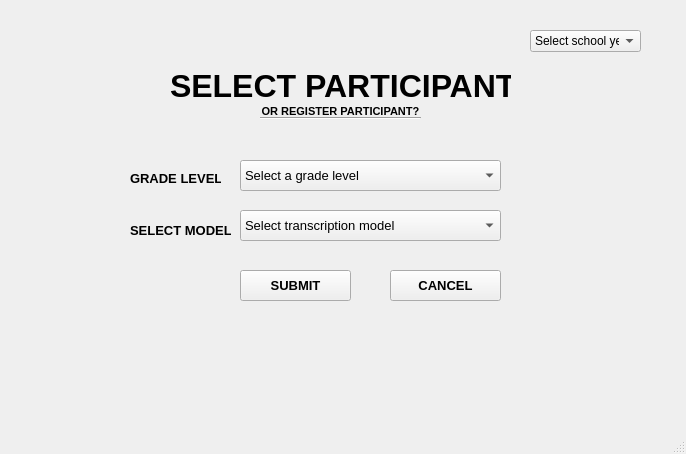
<?xml version="1.0" encoding="UTF-8"?>
<ui version="4.0">
 <class>mainWindow</class>
 <widget class="QMainWindow" name="mainWindow">
  <property name="geometry">
   <rect>
    <x>0</x>
    <y>0</y>
    <width>686</width>
    <height>454</height>
   </rect>
  </property>
  <property name="windowTitle">
   <string>MainWindow</string>
  </property>
  <widget class="QWidget" name="centralwidget">
   <widget class="QLabel" name="label">
    <property name="geometry">
     <rect>
      <x>170</x>
      <y>70</y>
      <width>341</width>
      <height>31</height>
     </rect>
    </property>
    <property name="font">
     <font>
      <family>Arial</family>
      <pointsize>24</pointsize>
      <weight>75</weight>
      <bold>true</bold>
     </font>
    </property>
    <property name="text">
     <string>SELECT PARTICIPANT</string>
    </property>
   </widget>
   <widget class="QComboBox" name="comboBox">
    <property name="geometry">
     <rect>
      <x>530</x>
      <y>30</y>
      <width>111</width>
      <height>22</height>
     </rect>
    </property>
    <item>
     <property name="text">
      <string>Select school year</string>
     </property>
    </item>
    <item>
     <property name="text">
      <string>2020</string>
     </property>
    </item>
    <item>
     <property name="text">
      <string>2021</string>
     </property>
    </item>
    <item>
     <property name="text">
      <string>2022</string>
     </property>
    </item>
    <item>
     <property name="text">
      <string>2023</string>
     </property>
    </item>
    <item>
     <property name="text">
      <string>2024</string>
     </property>
    </item>
    <item>
     <property name="text">
      <string>2025</string>
     </property>
    </item>
    <item>
     <property name="text">
      <string>2026</string>
     </property>
    </item>
    <item>
     <property name="text">
      <string>2027</string>
     </property>
    </item>
    <item>
     <property name="text">
      <string>2028</string>
     </property>
    </item>
    <item>
     <property name="text">
      <string>2029</string>
     </property>
    </item>
    <item>
     <property name="text">
      <string>2030</string>
     </property>
    </item>
    <item>
     <property name="text">
      <string>2031</string>
     </property>
    </item>
    <item>
     <property name="text">
      <string>2032</string>
     </property>
    </item>
    <item>
     <property name="text">
      <string>2033</string>
     </property>
    </item>
    <item>
     <property name="text">
      <string>2034</string>
     </property>
    </item>
    <item>
     <property name="text">
      <string>2035</string>
     </property>
    </item>
   </widget>
   <widget class="QComboBox" name="comboBox_2">
    <property name="geometry">
     <rect>
      <x>240</x>
      <y>160</y>
      <width>261</width>
      <height>31</height>
     </rect>
    </property>
    <property name="font">
     <font>
      <family>Arial</family>
      <pointsize>10</pointsize>
      <weight>50</weight>
      <bold>false</bold>
     </font>
    </property>
    <property name="editable">
     <bool>false</bool>
    </property>
    <item>
     <property name="text">
      <string>Select a grade level</string>
     </property>
    </item>
    <item>
     <property name="text">
      <string>7</string>
     </property>
    </item>
    <item>
     <property name="text">
      <string>8</string>
     </property>
    </item>
    <item>
     <property name="text">
      <string>9</string>
     </property>
    </item>
    <item>
     <property name="text">
      <string>10</string>
     </property>
    </item>
   </widget>
   <widget class="Line" name="line">
    <property name="geometry">
     <rect>
      <x>260</x>
      <y>110</y>
      <width>161</width>
      <height>16</height>
     </rect>
    </property>
    <property name="orientation">
     <enum>Qt::Horizontal</enum>
    </property>
   </widget>
   <widget class="QPushButton" name="pushButton_3">
    <property name="geometry">
     <rect>
      <x>260</x>
      <y>100</y>
      <width>161</width>
      <height>23</height>
     </rect>
    </property>
    <property name="palette">
     <palette>
      <active>
       <colorrole role="WindowText">
        <brush brushstyle="SolidPattern">
         <color alpha="255">
          <red>0</red>
          <green>0</green>
          <blue>0</blue>
         </color>
        </brush>
       </colorrole>
       <colorrole role="Button">
        <brush brushstyle="SolidPattern">
         <color alpha="255">
          <red>0</red>
          <green>0</green>
          <blue>255</blue>
         </color>
        </brush>
       </colorrole>
       <colorrole role="Light">
        <brush brushstyle="SolidPattern">
         <color alpha="255">
          <red>127</red>
          <green>127</green>
          <blue>255</blue>
         </color>
        </brush>
       </colorrole>
       <colorrole role="Midlight">
        <brush brushstyle="SolidPattern">
         <color alpha="255">
          <red>63</red>
          <green>63</green>
          <blue>255</blue>
         </color>
        </brush>
       </colorrole>
       <colorrole role="Dark">
        <brush brushstyle="SolidPattern">
         <color alpha="255">
          <red>0</red>
          <green>0</green>
          <blue>127</blue>
         </color>
        </brush>
       </colorrole>
       <colorrole role="Mid">
        <brush brushstyle="SolidPattern">
         <color alpha="255">
          <red>0</red>
          <green>0</green>
          <blue>170</blue>
         </color>
        </brush>
       </colorrole>
       <colorrole role="Text">
        <brush brushstyle="SolidPattern">
         <color alpha="255">
          <red>0</red>
          <green>0</green>
          <blue>0</blue>
         </color>
        </brush>
       </colorrole>
       <colorrole role="BrightText">
        <brush brushstyle="SolidPattern">
         <color alpha="255">
          <red>255</red>
          <green>255</green>
          <blue>255</blue>
         </color>
        </brush>
       </colorrole>
       <colorrole role="ButtonText">
        <brush brushstyle="SolidPattern">
         <color alpha="255">
          <red>0</red>
          <green>0</green>
          <blue>0</blue>
         </color>
        </brush>
       </colorrole>
       <colorrole role="Base">
        <brush brushstyle="SolidPattern">
         <color alpha="255">
          <red>255</red>
          <green>255</green>
          <blue>255</blue>
         </color>
        </brush>
       </colorrole>
       <colorrole role="Window">
        <brush brushstyle="SolidPattern">
         <color alpha="255">
          <red>0</red>
          <green>0</green>
          <blue>255</blue>
         </color>
        </brush>
       </colorrole>
       <colorrole role="Shadow">
        <brush brushstyle="SolidPattern">
         <color alpha="255">
          <red>0</red>
          <green>0</green>
          <blue>0</blue>
         </color>
        </brush>
       </colorrole>
       <colorrole role="AlternateBase">
        <brush brushstyle="SolidPattern">
         <color alpha="255">
          <red>127</red>
          <green>127</green>
          <blue>255</blue>
         </color>
        </brush>
       </colorrole>
       <colorrole role="ToolTipBase">
        <brush brushstyle="SolidPattern">
         <color alpha="255">
          <red>255</red>
          <green>255</green>
          <blue>220</blue>
         </color>
        </brush>
       </colorrole>
       <colorrole role="ToolTipText">
        <brush brushstyle="SolidPattern">
         <color alpha="255">
          <red>0</red>
          <green>0</green>
          <blue>0</blue>
         </color>
        </brush>
       </colorrole>
       <colorrole role="PlaceholderText">
        <brush brushstyle="SolidPattern">
         <color alpha="128">
          <red>0</red>
          <green>0</green>
          <blue>0</blue>
         </color>
        </brush>
       </colorrole>
      </active>
      <inactive>
       <colorrole role="WindowText">
        <brush brushstyle="SolidPattern">
         <color alpha="255">
          <red>0</red>
          <green>0</green>
          <blue>0</blue>
         </color>
        </brush>
       </colorrole>
       <colorrole role="Button">
        <brush brushstyle="SolidPattern">
         <color alpha="255">
          <red>0</red>
          <green>0</green>
          <blue>255</blue>
         </color>
        </brush>
       </colorrole>
       <colorrole role="Light">
        <brush brushstyle="SolidPattern">
         <color alpha="255">
          <red>127</red>
          <green>127</green>
          <blue>255</blue>
         </color>
        </brush>
       </colorrole>
       <colorrole role="Midlight">
        <brush brushstyle="SolidPattern">
         <color alpha="255">
          <red>63</red>
          <green>63</green>
          <blue>255</blue>
         </color>
        </brush>
       </colorrole>
       <colorrole role="Dark">
        <brush brushstyle="SolidPattern">
         <color alpha="255">
          <red>0</red>
          <green>0</green>
          <blue>127</blue>
         </color>
        </brush>
       </colorrole>
       <colorrole role="Mid">
        <brush brushstyle="SolidPattern">
         <color alpha="255">
          <red>0</red>
          <green>0</green>
          <blue>170</blue>
         </color>
        </brush>
       </colorrole>
       <colorrole role="Text">
        <brush brushstyle="SolidPattern">
         <color alpha="255">
          <red>0</red>
          <green>0</green>
          <blue>0</blue>
         </color>
        </brush>
       </colorrole>
       <colorrole role="BrightText">
        <brush brushstyle="SolidPattern">
         <color alpha="255">
          <red>255</red>
          <green>255</green>
          <blue>255</blue>
         </color>
        </brush>
       </colorrole>
       <colorrole role="ButtonText">
        <brush brushstyle="SolidPattern">
         <color alpha="255">
          <red>0</red>
          <green>0</green>
          <blue>0</blue>
         </color>
        </brush>
       </colorrole>
       <colorrole role="Base">
        <brush brushstyle="SolidPattern">
         <color alpha="255">
          <red>255</red>
          <green>255</green>
          <blue>255</blue>
         </color>
        </brush>
       </colorrole>
       <colorrole role="Window">
        <brush brushstyle="SolidPattern">
         <color alpha="255">
          <red>0</red>
          <green>0</green>
          <blue>255</blue>
         </color>
        </brush>
       </colorrole>
       <colorrole role="Shadow">
        <brush brushstyle="SolidPattern">
         <color alpha="255">
          <red>0</red>
          <green>0</green>
          <blue>0</blue>
         </color>
        </brush>
       </colorrole>
       <colorrole role="AlternateBase">
        <brush brushstyle="SolidPattern">
         <color alpha="255">
          <red>127</red>
          <green>127</green>
          <blue>255</blue>
         </color>
        </brush>
       </colorrole>
       <colorrole role="ToolTipBase">
        <brush brushstyle="SolidPattern">
         <color alpha="255">
          <red>255</red>
          <green>255</green>
          <blue>220</blue>
         </color>
        </brush>
       </colorrole>
       <colorrole role="ToolTipText">
        <brush brushstyle="SolidPattern">
         <color alpha="255">
          <red>0</red>
          <green>0</green>
          <blue>0</blue>
         </color>
        </brush>
       </colorrole>
       <colorrole role="PlaceholderText">
        <brush brushstyle="SolidPattern">
         <color alpha="128">
          <red>0</red>
          <green>0</green>
          <blue>0</blue>
         </color>
        </brush>
       </colorrole>
      </inactive>
      <disabled>
       <colorrole role="WindowText">
        <brush brushstyle="SolidPattern">
         <color alpha="255">
          <red>0</red>
          <green>0</green>
          <blue>127</blue>
         </color>
        </brush>
       </colorrole>
       <colorrole role="Button">
        <brush brushstyle="SolidPattern">
         <color alpha="255">
          <red>0</red>
          <green>0</green>
          <blue>255</blue>
         </color>
        </brush>
       </colorrole>
       <colorrole role="Light">
        <brush brushstyle="SolidPattern">
         <color alpha="255">
          <red>127</red>
          <green>127</green>
          <blue>255</blue>
         </color>
        </brush>
       </colorrole>
       <colorrole role="Midlight">
        <brush brushstyle="SolidPattern">
         <color alpha="255">
          <red>63</red>
          <green>63</green>
          <blue>255</blue>
         </color>
        </brush>
       </colorrole>
       <colorrole role="Dark">
        <brush brushstyle="SolidPattern">
         <color alpha="255">
          <red>0</red>
          <green>0</green>
          <blue>127</blue>
         </color>
        </brush>
       </colorrole>
       <colorrole role="Mid">
        <brush brushstyle="SolidPattern">
         <color alpha="255">
          <red>0</red>
          <green>0</green>
          <blue>170</blue>
         </color>
        </brush>
       </colorrole>
       <colorrole role="Text">
        <brush brushstyle="SolidPattern">
         <color alpha="255">
          <red>0</red>
          <green>0</green>
          <blue>127</blue>
         </color>
        </brush>
       </colorrole>
       <colorrole role="BrightText">
        <brush brushstyle="SolidPattern">
         <color alpha="255">
          <red>255</red>
          <green>255</green>
          <blue>255</blue>
         </color>
        </brush>
       </colorrole>
       <colorrole role="ButtonText">
        <brush brushstyle="SolidPattern">
         <color alpha="255">
          <red>0</red>
          <green>0</green>
          <blue>127</blue>
         </color>
        </brush>
       </colorrole>
       <colorrole role="Base">
        <brush brushstyle="SolidPattern">
         <color alpha="255">
          <red>0</red>
          <green>0</green>
          <blue>255</blue>
         </color>
        </brush>
       </colorrole>
       <colorrole role="Window">
        <brush brushstyle="SolidPattern">
         <color alpha="255">
          <red>0</red>
          <green>0</green>
          <blue>255</blue>
         </color>
        </brush>
       </colorrole>
       <colorrole role="Shadow">
        <brush brushstyle="SolidPattern">
         <color alpha="255">
          <red>0</red>
          <green>0</green>
          <blue>0</blue>
         </color>
        </brush>
       </colorrole>
       <colorrole role="AlternateBase">
        <brush brushstyle="SolidPattern">
         <color alpha="255">
          <red>0</red>
          <green>0</green>
          <blue>255</blue>
         </color>
        </brush>
       </colorrole>
       <colorrole role="ToolTipBase">
        <brush brushstyle="SolidPattern">
         <color alpha="255">
          <red>255</red>
          <green>255</green>
          <blue>220</blue>
         </color>
        </brush>
       </colorrole>
       <colorrole role="ToolTipText">
        <brush brushstyle="SolidPattern">
         <color alpha="255">
          <red>0</red>
          <green>0</green>
          <blue>0</blue>
         </color>
        </brush>
       </colorrole>
       <colorrole role="PlaceholderText">
        <brush brushstyle="SolidPattern">
         <color alpha="128">
          <red>0</red>
          <green>0</green>
          <blue>0</blue>
         </color>
        </brush>
       </colorrole>
      </disabled>
     </palette>
    </property>
    <property name="font">
     <font>
      <family>Arial</family>
      <pointsize>8</pointsize>
      <weight>75</weight>
      <bold>true</bold>
     </font>
    </property>
    <property name="text">
     <string>OR REGISTER PARTICIPANT?</string>
    </property>
    <property name="flat">
     <bool>true</bool>
    </property>
   </widget>
   <widget class="QLabel" name="label_4">
    <property name="geometry">
     <rect>
      <x>130</x>
      <y>170</y>
      <width>91</width>
      <height>16</height>
     </rect>
    </property>
    <property name="font">
     <font>
      <family>Arial</family>
      <pointsize>10</pointsize>
      <weight>75</weight>
      <bold>true</bold>
     </font>
    </property>
    <property name="text">
     <string>GRADE LEVEL</string>
    </property>
   </widget>
   <widget class="QPushButton" name="pushButton">
    <property name="geometry">
     <rect>
      <x>240</x>
      <y>270</y>
      <width>111</width>
      <height>31</height>
     </rect>
    </property>
    <property name="font">
     <font>
      <family>Arial</family>
      <pointsize>10</pointsize>
      <weight>75</weight>
      <bold>true</bold>
     </font>
    </property>
    <property name="text">
     <string>SUBMIT</string>
    </property>
   </widget>
   <widget class="QPushButton" name="pushButton_2">
    <property name="geometry">
     <rect>
      <x>390</x>
      <y>270</y>
      <width>111</width>
      <height>31</height>
     </rect>
    </property>
    <property name="font">
     <font>
      <family>Arial</family>
      <pointsize>10</pointsize>
      <weight>75</weight>
      <bold>true</bold>
     </font>
    </property>
    <property name="text">
     <string>CANCEL</string>
    </property>
   </widget>
   <widget class="QComboBox" name="comboBox_3">
    <property name="geometry">
     <rect>
      <x>240</x>
      <y>210</y>
      <width>261</width>
      <height>31</height>
     </rect>
    </property>
    <property name="font">
     <font>
      <family>Arial</family>
      <pointsize>10</pointsize>
      <weight>50</weight>
      <bold>false</bold>
     </font>
    </property>
    <property name="editable">
     <bool>false</bool>
    </property>
    <item>
     <property name="text">
      <string>Select transcription model</string>
     </property>
    </item>
    <item>
     <property name="text">
      <string>Google Speech-to-Text</string>
     </property>
    </item>
    <item>
     <property name="text">
      <string>Open AI - Faster Whisper</string>
     </property>
    </item>
   </widget>
   <widget class="QLabel" name="label_5">
    <property name="geometry">
     <rect>
      <x>130</x>
      <y>220</y>
      <width>101</width>
      <height>20</height>
     </rect>
    </property>
    <property name="font">
     <font>
      <family>Arial</family>
      <pointsize>10</pointsize>
      <weight>75</weight>
      <bold>true</bold>
     </font>
    </property>
    <property name="text">
     <string>SELECT MODEL</string>
    </property>
   </widget>
  </widget>
  <widget class="QMenuBar" name="menubar">
   <property name="geometry">
    <rect>
     <x>0</x>
     <y>0</y>
     <width>686</width>
     <height>21</height>
    </rect>
   </property>
  </widget>
  <widget class="QStatusBar" name="statusbar"/>
 </widget>
 <resources/>
 <connections/>
</ui>
